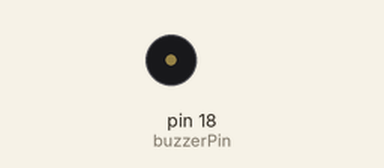
Recording of a sketch running on a simulated Arduino Uno, built with avr-gcc and run on an emulated ATmega328P. Parts: buzzer (waves = sounding).

Above: at 1.9 s.
At 11.5 s:
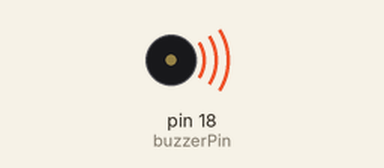
Timing chart, 0 to 14.5 s (numbered marks = the images above):
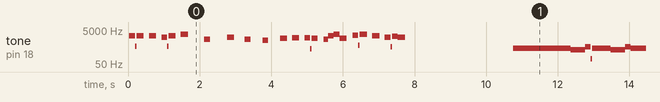

The sketch:

buzzer_demo.ino
```cpp
const int c4 = 262;
const int c4S = 277;
const int d4 = 294;
const int e4F = 311;
const int e4 = 330;
const int f4 = 349;
const int f4S = 370;
const int g4 = 392;
const int g4S = 415;
const int a4 = 440;
const int b4F = 466;
const int b4 = 494;

const int c5 = 523;
const int e5 = 659;
const int f5 = 698;
const int e6 = 1319;
const int g6 = 1568;
const int a6 = 1760;
const int as6 = 1865;
const int b6 = 1976;
const int c7 = 2093;
const int d7 = 2349;
const int e7 = 2637;
const int f7 = 2794;
const int g7 = 3136;


const int buzzerPin = 18;

void setup()
{
  //Setup pin modes
  pinMode(buzzerPin, OUTPUT);
}

void loop()
{
//  scale4();
//  delay(3000);
  MarioTheme();
  delay(3000);
  ImperialMarch();
  delay(3000);
}

void beep(int tone, int duration)
{
  int noteDelay = int(500000.0/tone);
  for (float i = 0.0; i < float(duration/1000.0); i += (1.0/tone))
  {
    digitalWrite(buzzerPin, HIGH);
    delayMicroseconds(noteDelay);
    digitalWrite(buzzerPin, LOW);
    delayMicroseconds(noteDelay);
  }
  delay(30);
}

void scale4()
{
  beep(c4, 200);
//  beep(c4S, 100);
  beep(d4, 100);
//  beep(e4F, 100);
  beep(e4, 100);
  beep(f4, 100);
//  beep(f4S, 100);
  beep(g4, 100);
//  beep(g4S, 100);
  beep(a4, 100);
//  beep(b4F, 100);
  beep(b4, 100);
  beep(c5, 200);
}

void  ImperialMarch()
{
  beep(a4, 500);
  beep(a4, 500);
  beep(a4, 500);
  beep(f4, 350);
  beep(c5, 150);
  beep(a4, 500);
  beep(f4, 350);
  beep(c5, 150);
  beep(a4, 650);
  delay(500);
  beep(e5, 500);
  beep(e5, 500);
  beep(e5, 500);
  beep(f5, 350);
  beep(c5, 150);
  beep(g4S, 500);
  beep(f4, 350);
  beep(c5, 150);
  beep(a4, 650);
}

void  MarioTheme()
{
  beep(e7,150);
  beep(e7,150);
  delay(150);
  beep(e7,150);
  delay(150);
  beep(c7,150);
  beep(e7,150);
  delay(150);
  beep(g7,150);
  delay(450);
  beep(g6,150);
  delay(450);
  beep(c7,150);
  delay(300);
  beep(g6,150);
  delay(300);
  beep(e6,150);
  delay(300);
  beep(a6,150);
  delay(150);
  beep(b6,150);
  delay(150);
  beep(as6,150);
  beep(a6,150);
  delay(150);
  beep(g6,112);
  beep(e7,112);
  beep(g7,112);
  beep(a6,150);
  delay(150);
  beep(f7,150);
  beep(g7,150);
  delay(150);
  beep(e7,150);
  delay(150);
  beep(c7,150);
  beep(d7,150);
  beep(b6,150);
}
```

Measured:
- by itself, tone on pin 18 (buzzerPin): plays 2356 Hz for 0.16 s, 567 Hz for 0.04 s, 2356 Hz for 0.20 s, 2356 Hz for 0.20 s, 1915 Hz for 0.16 s, 541 Hz for 0.04 s … (276 notes in this stretch)
